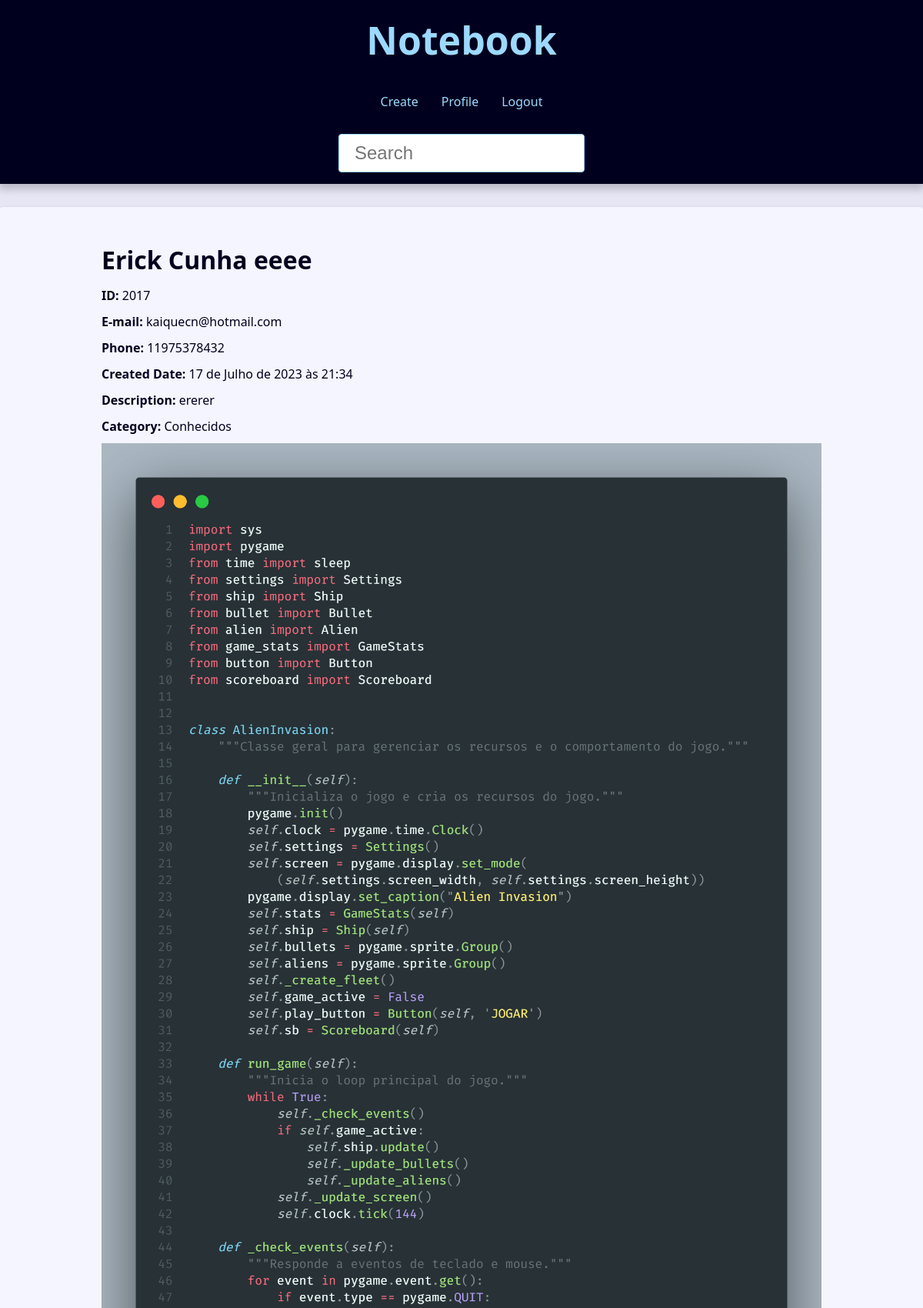
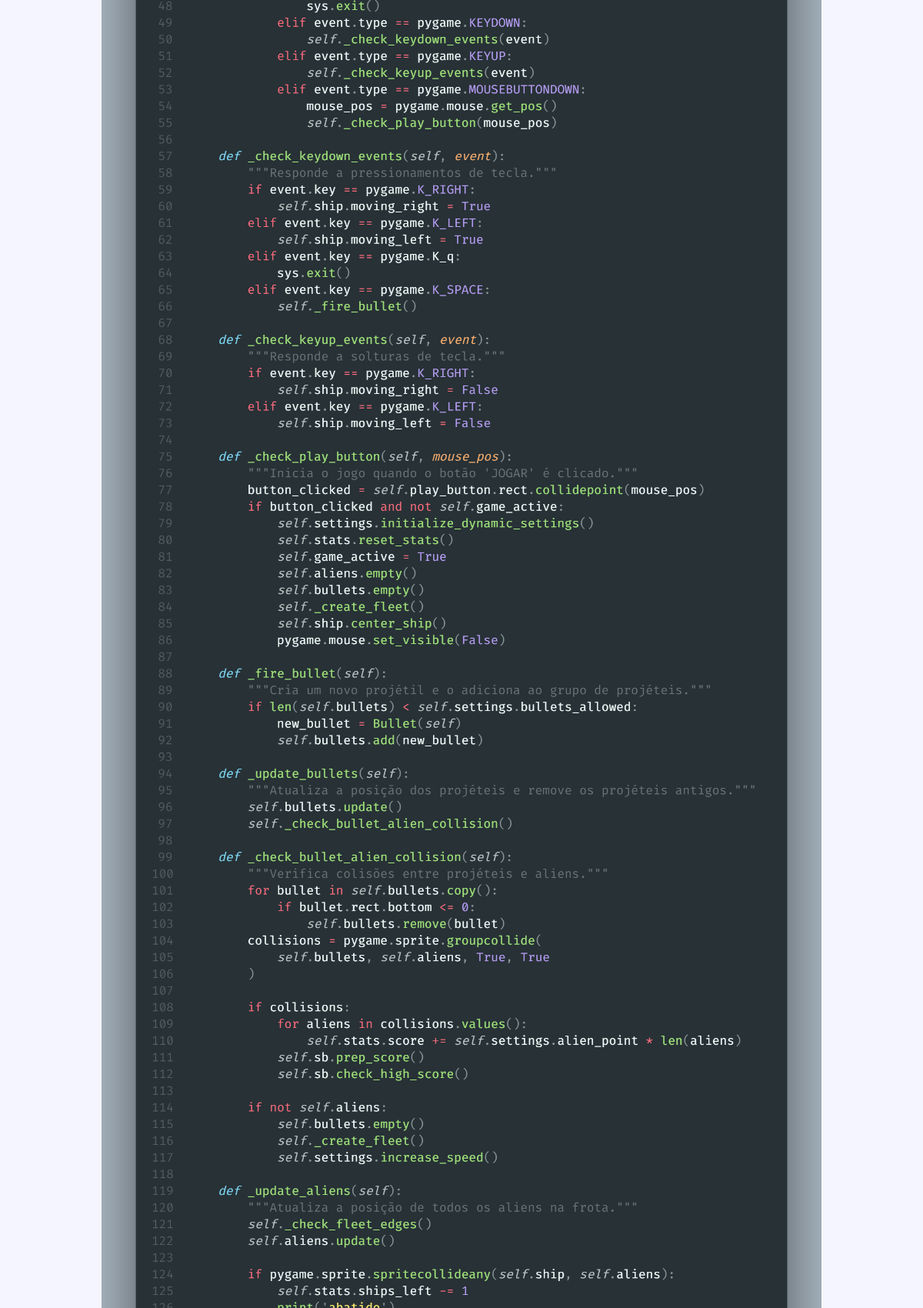
The page /contact/2017/ (signed in, upper part) on the database its author committed (2 pictures, top to bottom).
### contact/models.py (models this page shows, shortened)
class Contact(models.Model):
    first_name = models.CharField(max_length=50)
    last_name = models.CharField(max_length=50)
    phone = models.CharField(max_length=50)
    email = models.EmailField(max_length=254, blank=True)
    created_date = models.DateTimeField(default=timezone.now)
    description = models.TextField(blank=True)
    show = models.BooleanField(default=True)
    picture = models.ImageField(blank=True, upload_to='pictures/%Y/%m/')
    category = models.ForeignKey(
        Category,
        on_delete=models.SET_NULL,
        blank=True, null=True
    )
    owner = models.ForeignKey(
        User,
        on_delete=models.SET_NULL,
        blank=True, null=True
    )

class Category(models.Model):
    class Meta:
        verbose_name = 'Category'
        verbose_name_plural = 'Categories'
    name = models.CharField(max_length=50)

### contact/views/contact_views.py (the view)
# urls.py: path('contact/<int:contact_id>/', views.contact, name='contact'),
def contact(request, contact_id):
    single_contact = get_object_or_404(
        Contact, pk=contact_id, show=True
    )
    site_title = f'{single_contact.first_name} {single_contact.last_name} - '
    context = {
        'contact': single_contact,
        'site_title': site_title
    }
    return render(
        request,
        'contact/contact.html',
        context
    )

### contact/templates/contact/contact.html (shortened to what this page needs)
{% extends 'global/base.html' %}
{% block content %}
  <div class="single-contact">
    <h1 class="single-contact-name">
      {{ contact.first_name }} {{ contact.last_name }}
    </h1>
    <p><b>ID:</b> {{ contact.id }}</p>
    <p><b>E-mail:</b> {{ contact.email }}</p>
    <p><b>Phone:</b> {{ contact.phone }}</p>
    <p><b>Created Date:</b> {{ contact.created_date }}</p>
    <p><b>Description:</b> {{ contact.description }}</p>
    <p><b>Category:</b> {{ contact.category.name }}</p>
    {% if contact.picture %}
      <p>
        <img src='{{contact.picture.url}}' alt='{{contact.first_name}} {{contact.last_name}'>
      </p>
    {% endif %}
  </div>
{% endblock content %}

### base_static/global/css/style.css (style rules this page uses)
:root { --spacing: 1.5rem; --link-dark-color: rgb(0, 83, 134); --link-light-color: rgb(156, 217, 255); --clr-white: rgb(245, 245, 255); --clr-black: rgb(0, 0, 30); --clr-light-gray: rgb(230, 230, 245); --clr-dark-shadow-5: rgba(0, 0, 10, 5%); --clr-dark-shadow-10: rgba(0, 0, 10, 10%); --clr-dark-shadow-20: rgba(0, 0, 10, 20%); --clr-light-shadow-5: rgba(200, 200, 255, 5%); --clr-light-shadow-10: rgba(200, 200, 255, 10%); --clr-light-shadow-20: rgba(200, 200, 255, 20%); --main-page-width: 120rem; --table-min-width: 60rem; --biggest-font-size: 5rem; --bigger-font-size: 4rem; --big-font-size: 3.2rem; --medium-font-size: 2.4rem; --small-font-size: 1.6rem; --smaller-font-size: 1.4rem; --smallest-font-size: 1.2rem; --transition-fast: 300ms; --transition-medium: 600ms; --transition-slow: 1s; --default-border-radius: 4px; }
*, *::before, *::after { margin: 0; padding: 0; box-sizing: border-box; }
html { font-size: 62.5%; }
body { font-family: system-ui, -apple-system, BlinkMacSystemFont, 'Segoe UI', Roboto, Oxygen, Ubuntu, Cantarell, 'Open Sans', 'Helvetica Neue', sans-serif; line-height: 1.5; font-size: var(--small-font-size); color: var(--clr-black); -webkit-font-smoothing: antialiased; background: var(--clr-light-gray); }
img, svg { display: block; max-width: 100%; }
@media (min-width: 600px) { .single-contact { max-width: 80%; margin: calc(var(--spacing) * 2) auto; } }
.single-contact h1 { margin: 1rem 0; }
.single-contact p { margin: 1rem 0; }

### rows shown on the page
Contact: first_name "Erick Cunha", last_name "eeee", id "2017", email "kaiquecn@hotmail.com", phone "11975378432", created_date "17 de Julho de 2023 às 21:34", description "ererer", category.name "Conhecidos", picture (picture)
